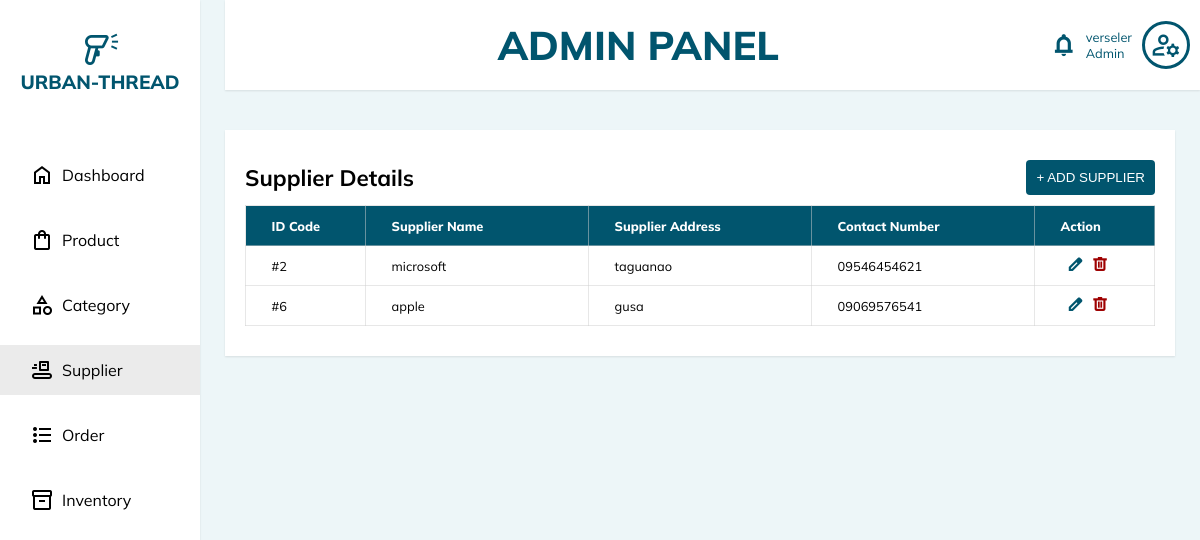
/admin/supplier.php (signed in), run on the app's committed database.
### tables this page shows
CREATE TABLE `suppliers` (
  `supplier_id` int(11) NOT NULL,
  `supplier_name` varchar(255) DEFAULT NULL,
  `supplier_address` varchar(255) DEFAULT NULL,
  `contact_number` varchar(20) DEFAULT NULL
);

### admin/supplier.php (the view, shortened to what this page needs)
<?php
include '../database.php';
?>
<!DOCTYPE html>
<html lang="en">
<head>
    <link rel="stylesheet" href="../css/general.css" />
    <link rel="stylesheet" href="../css/admin.css" />
</head>
<body id="admin-panel-body">
    <div id="side-section">
        <div class="logo-wrapper"><span class="material-symbols-outlined logo">barcode_reader</span>URBAN-THREAD</div>
        <ul>
            <li class="side-bar-btn"><a href="#">
                    <span class="material-symbols-outlined">home</span>
                    Dashboard</a></li>
            <li class="side-bar-btn"><a href="product.php">
                    <span class="material-symbols-outlined">shopping_bag</span>
                    Product</a></li>
            <li class="side-bar-btn"><a href="category.php">
                    <span class="material-symbols-outlined">category</span>
                    Category</a></li>
            <li class="side-bar-btn active"><a href="supplier.php">
                    <span class="material-symbols-outlined">conveyor_belt</span>
                    Supplier</a></li>
            <li class="side-bar-btn"><a href="order.php">
                    <span class="material-symbols-outlined">format_list_bulleted</span>
                    Order</a></li>
            <li class="side-bar-btn"><a href="inventory.php">
                    <span class="material-symbols-outlined">inventory_2</span>
                    Inventory</a></li>
        </ul>
    </div>
    <div id="main-section">
          <?php include 'admin-nav.php' ?>
        <main id="main-section-list">
            <div class="list-header">
                <h1>Supplier Details</h1>
                <button class="open-add-form-btn" onclick="openForm('addSupplierForm')">+ ADD SUPPLIER</button>
            </div>
            <table>
                <thead>
                    <tr>
                        <td class="id-td">ID Code</td>
                        <td>Supplier Name</td>
                        <td>Supplier Address</td>
                        <td>Contact Number</td>
                        <td class="action-td">Action</td>
                    </tr>
                </thead>
                <tbody>
                    <?php
                    $select_table = mysqli_query($conn, "SELECT * FROM suppliers;") or die('query failed');
                    if (mysqli_num_rows($select_table) > 0) {
                        while ($row = mysqli_fetch_assoc($select_table)) {
                            ?>
                            <tr>
                                <td>
                                    <?php echo "#" . $row['supplier_id']; ?>
                                </td>
                                <td>
                                    <?php echo $row['supplier_name']; ?>
                                </td>
                                <td>
                                    <?php echo $row['supplier_address']; ?>
                                </td>
                                <td>
                                    <?php echo $row['contact_number']; ?>
                                </td>
                                <td class="action-col-cells">
                                    <a href="supplier.php?update=<?php echo $row['supplier_id']; ?>">
                                        <span class="material-symbols-outlined edit-btn">edit</span></a>
                                    <a href="supplier.php?delete=<?php echo $row['supplier_id']; ?>"
                                        onclick="return confirm('delete this supplier record?');">
                                        <span class="material-symbols-outlined delete-btn">delete</span></a>
                                </td>
                            </tr>
                            <?php
                        }
                    }
                    ?>
                </tbody>
            </table>
        </main>
    </div>
</body>
</html>

### css/general.css (style rules this page uses)
* { box-sizing: border-box; padding: 0; margin: 0; user-select: none; -moz-user-select: none; -webkit-user-select: none; -ms-user-select: none; }
body { height: 100vh; width: 100%; background-color: #fff; font-family: 'Mulish', sans-serif; }
a { color: black; text-decoration: none; }
li { list-style: none; }

### css/admin.css (style rules this page uses)
#admin-panel-body { box-shadow: rgba(0, 0, 0, 0.1) 0px 1px 2px 0px; height: 100vh; width: 100%; background: rgb(237, 246, 248); overflow-x: hidden; }
#side-section { width: 200px; height: 100%; background-color: #fff; position: fixed; box-shadow: rgba(0, 0, 0, 0.1) 0px 1px 2px 0px; }
#side-section .active { background-color: rgb(235, 235, 235); }
#side-section .logo { font-size: 2.5rem; display: block; }
#side-section a { color: black; text-decoration: none; }
#side-section .logo-wrapper { height: 150px; font-size: 1.2rem; font-weight: 800; color: rgb(1, 85, 110); padding: 30px 15px; text-align: center; }
#side-section li { height: 50px; padding-left: 30px; margin-bottom: 15px; list-style: none; display: flex; align-items: center; cursor: pointer; }
#side-section li a { display: flex; align-items: center; }
#side-section li span { margin-right: 8px; }
#main-section { position: absolute; top: 0; right: 0; left: 225px; background: rgb(237, 246, 248); }
#main-section h1 { font-size: 1.4rem; }
#main-section-list { box-shadow: rgba(0, 0, 0, 0.1) 0px 1px 2px 0px; background-color: #fff; padding: 30px 20px; margin: 40px 25px 0 0; }
.list-header { display: flex; align-items: center; justify-content: space-between; }
.open-add-form-btn { border: none; border-radius: 4px; background-color: rgb(1, 85, 110); color: #fff; padding: 10px; cursor: pointer; }
#main-section-list table { margin-top: 10px; width: 100%; table-layout: fixed; border-collapse: collapse; }
#main-section-list thead { color: #fff; background-color: rgb(1, 85, 110); font-size: 0.8rem; font-weight: 800; }
#main-section-list td { height: 40px; font-size: 0.8rem; padding: 0.3em 2em; border: 1px solid rgba(207, 207, 207, 0.5); text-overflow: ellipsis; }
#main-section-list .id-td, #main-section-list .action-td { width: 120px; }
#main-section-list .action-col-cells { padding: 0 0 0 30px; }
#main-section-list table .material-symbols-outlined { font-weight: 800; font-size: 1.1rem; padding: 0.1em; }
.edit-btn { color: rgb(1, 85, 110); }
.delete-btn { color: rgb(158, 0, 0); }

### data on the page
suppliers: supplier_id "2", supplier_name "microsoft", supplier_address "taguanao", contact_number "09546454621"
suppliers: supplier_id "6", supplier_name "apple", supplier_address "gusa", contact_number "09069576541"

### other printed values
$_SESSION['admin_name'] "verseler"
